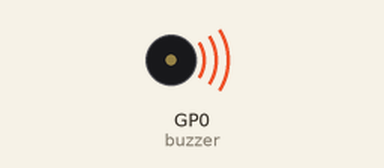
A sketch run on a simulated Raspberry Pi Pico. On the bench: buzzer (waves = sounding). Random numbers use the default seed unless the sketch sets one.

Above: at 0.1 s.
Timing chart, 0 to 39.5 s (numbered marks = the images above):
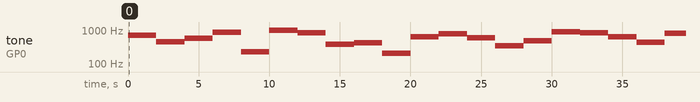

The sketch:

sketch.ino
```cpp
  #define buzzer 0

void setup() {
  pinMode(buzzer, OUTPUT);
  Serial1.begin(115200);
  Serial1.println("Ponderada Semana 1: Raspberry Pi Pico.");
  Serial1.println("");
  Serial1.print("Esta demonstração foi feita no Pi Pico pois o Pi Pico W apresenta mal funcionamento.");
}

void loop() {
  int pitch = random(100, 1000);
  tone(buzzer, pitch);
  delay(1000);
  noTone(buzzer);
  delay(1000);
}
```

Measured:
- by itself, tone on GP0 (buzzer): plays 707 Hz for 2.0 s, 449 Hz for 2.0 s, 573 Hz for 2.0 s, 858 Hz for 2.0 s, 230 Hz for 2.0 s, 972 Hz for 2.0 s … (20 notes in this stretch)
